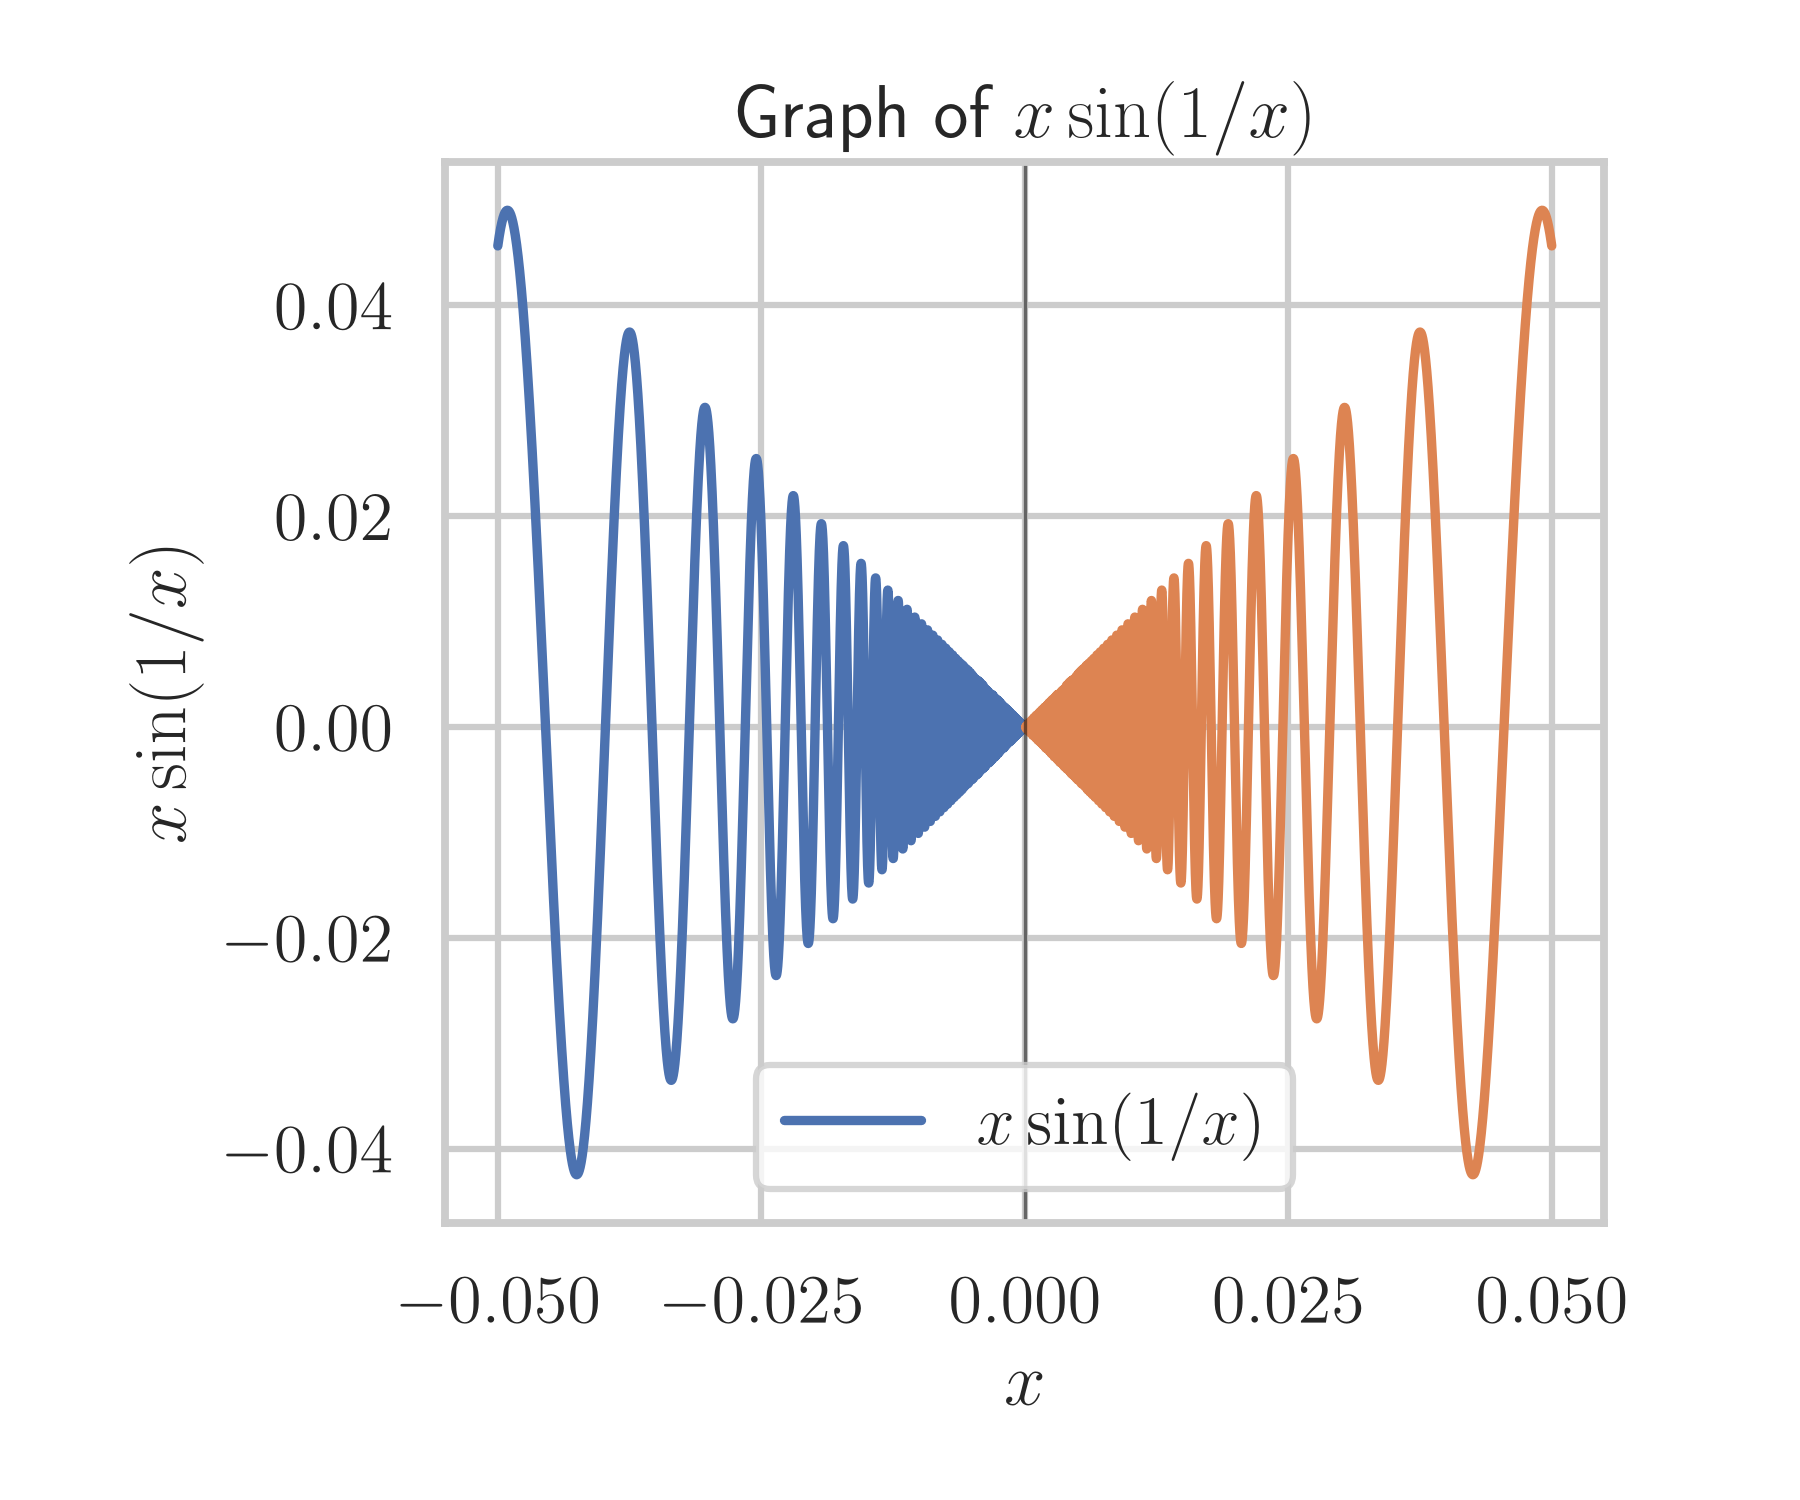

Here is the Python script that generated this plot:
import numpy as np
import matplotlib.pyplot as plt
import seaborn as sns
import pathlib


sns.set_theme(style="whitegrid", context="talk")
plt.rcParams["text.usetex"] = True


def f(x: np.ndarray) -> np.ndarray:
	"""Return x sin(1/x), excluding the undefined point x=0."""
	return x * np.sin(1 / x)


# Avoid x=0, where sin(1/x) is undefined, while showing both sides of the origin.
x_left = np.linspace(-0.05, -0.0001, 5000)
x_right = np.linspace(0.0001, 0.05, 5000)

fig, ax = plt.subplots(figsize=(6, 5))
ax.set_aspect(aspect="equal", adjustable="box")
ax.plot(x_left, f(x_left), label=r"$x\sin(1/x)$")
ax.plot(x_right, f(x_right))
ax.axvline(0, color="black", linewidth=0.8, alpha=0.5)
ax.set_xlabel(r"$x$")
ax.set_ylabel(r"$x\sin(1/x)$")
ax.set_title(r"Graph of $x\sin(1/x)$")
ax.legend()
fig.tight_layout()

plt.savefig(pathlib.Path(__file__).parent / "xsin1x.png", dpi=300)
